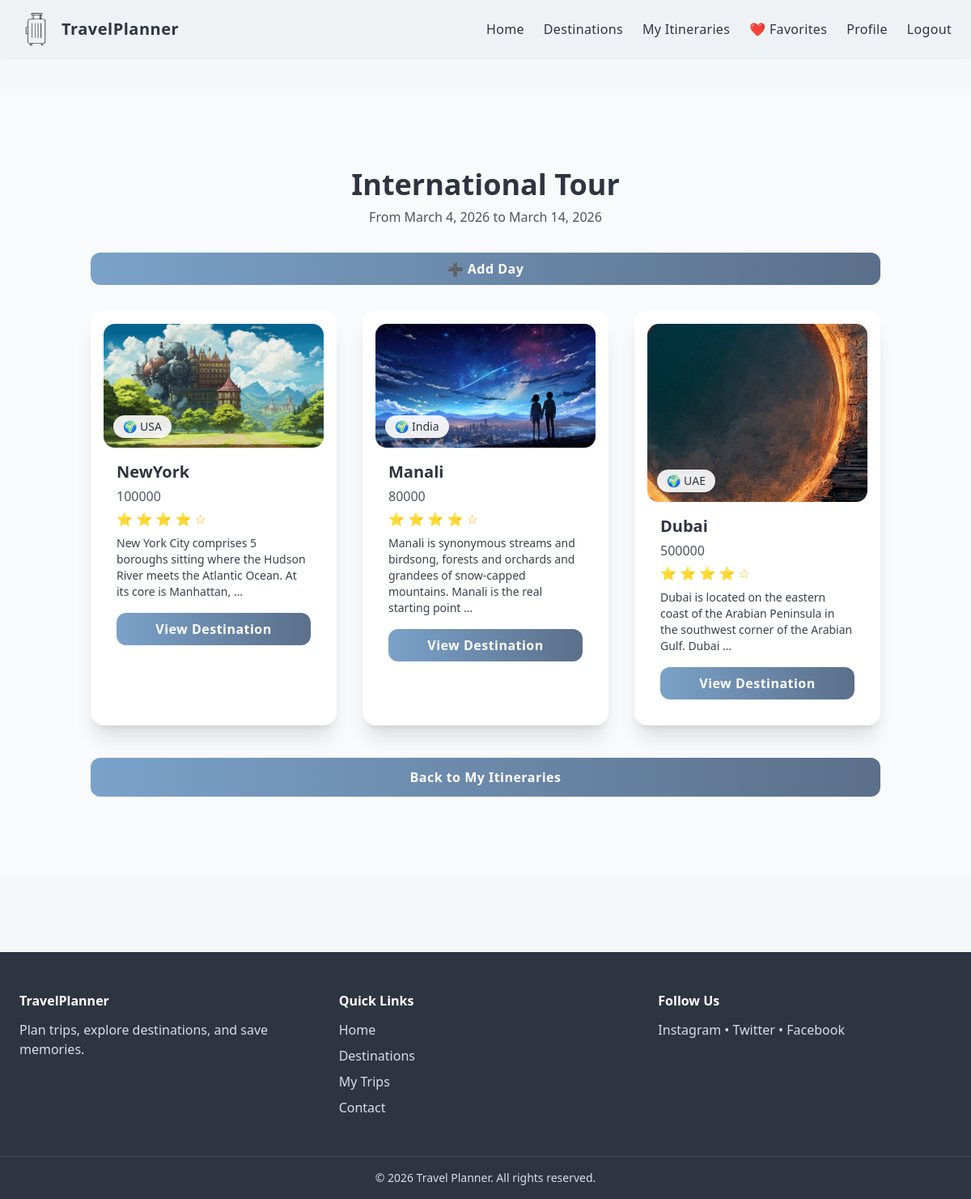
The page /itinerary/15/ (signed in) on the database its author committed.
### core/models.py (models this page shows, shortened)
class Itinerary(models.Model):
    user = models.ForeignKey(User, on_delete=models.CASCADE, related_name='itineraries')
    destinations = models.ManyToManyField('Destination', related_name='itineraries')
    name = models.CharField(max_length=100)
    start_date = models.DateField(null=True, blank=True)
    end_date = models.DateField(null=True, blank=True)
    created_at = models.DateTimeField(auto_now_add=True)

class Destination(models.Model):
    name = models.CharField(max_length=100)
    country = models.CharField(max_length=100)
    description = models.TextField()
    image = models.ImageField(upload_to='destinations/')
    price_range = models.CharField(max_length=50)
    rating = models.DecimalField(max_digits=2, decimal_places=1)
    slug = models.SlugField(unique=True, blank=True, null=True)  # new field for URL
    tag = models.CharField(max_length=50, blank=True)

### core/views.py (the view)
# urls.py: path('itinerary/<int:pk>/', views.itinerary_detail, name='itinerary_detail'),
@login_required
def itinerary_detail(request, pk):
    itinerary = get_object_or_404(Itinerary, pk=pk, user=request.user)
    return render(request, "core/itinerary_detail.html", {"itinerary": itinerary})

### core/context_processors.py (called while the page is built)
def favorite_count(request):
    if request.user.is_authenticated:
        count = Favorite.objects.filter(user=request.user).count()
        return {"favorite_count": count}
    return {"favorite_count": 0}

### core/templates/core/itinerary_detail.html (shortened to what this page needs)
{% extends 'core/base.html' %}
{% block content %}
<section class="bg-gray-50 py-16 sm:py-24">
    <div class="max-w-md sm:max-w-5xl mx-auto px-4 sm:px-6">
        <h2 class="text-2xl sm:text-3xl md:text-4xl font-extrabold text-center mb-2">{{ itinerary.name }}</h2>
        <p class="text-gray-600 text-center mb-6 sm:mb-8">
            From {{ itinerary.start_date }} to {{ itinerary.end_date }}
        </p>
        {% if user.is_authenticated %}
        <div class="mb-8 text-center">
            <button id="show-add-day-form" class="btn bg-yellow-400 hover:bg-yellow-500 text-white py-2 px-4 sm:px-6 rounded-xl text-sm sm:text-base">
                ➕ Add Day
            </button>
        </div>
        {% endif %}
        <div class="grid grid-cols-1 sm:grid-cols-2 md:grid-cols-3 gap-6 sm:gap-8">
            {% for dest in itinerary.destinations.all %}
            <div class="card rounded-2xl shadow-xl overflow-hidden transition transform hover:-translate-y-1 hover:shadow-2xl">
                <div class="relative">
                    <img src="{{ dest.image.url }}" alt="{{ dest.name }}" class="w-full h-52 sm:h-56 object-cover rounded-t-2xl">
                    <div class="absolute bottom-3 left-3 bg-white/90 px-3 py-1 rounded-full shadow text-xs sm:text-sm">
                        🌍 {{ dest.country }}
                    </div>
                </div>
                <div class="p-4 flex flex-col">
                    <h3 class="text-lg sm:text-xl font-bold mb-1">{{ dest.name }}</h3>
                    <p class="text-gray-600 mb-1 text-sm sm:text-base">{{ dest.price_range }}</p>
                    <p class="text-yellow-500 mb-2 text-sm sm:text-base">
                        {% for i in "12345" %}
                            {% if forloop.counter <= dest.rating %}
                                ⭐
                            {% else %}
                                ☆
                            {% endif %}
                        {% endfor %}
                    </p>
                    <p class="text-gray-700 text-sm mb-4">{{ dest.description|truncatewords:20 }}</p>
                    <a href="{% url 'destination_detail' dest.slug %}" class="btn bg-indigo-600 hover:bg-indigo-700 text-white py-2 rounded-xl text-center text-sm sm:text-base">
                        View Destination
                    </a>
                </div>
            </div>
            {% endfor %}
        </div>
        <div class="mt-8 sm:mt-10 text-center">
            <a href="{% url 'itinerary_list' %}" class="btn bg-gray-600 hover:bg-gray-700 text-white px-6 sm:px-8 py-2 sm:py-3 rounded-xl text-sm sm:text-base">
                Back to My Itineraries
            </a>
        </div>
    </div>
</section>
{% endblock %}

### core/static/css/styles.css (style rules this page uses)
:root { --ash-blue: #6b85a6; --rhino: #2e3440; --pearl: #f7f6fb; --lavender-cool: #e6e8f2; --primary-gradient: linear-gradient(135deg, #6b85a6, #2e3440); --accent-gradient: linear-gradient(90deg, #7aa2c9, #5b6f8a); }
body { font-family: "Tenor Sans", "Segoe UI", Arial, sans-serif; background-color: var(--pearl); color: var(--rhino); }
.btn { background: var(--accent-gradient); color: white; padding: .75rem 1rem; border-radius: 9999px; font-weight: 600; letter-spacing: 0.03em; transition: all 0.3s ease; text-align: center; display: inline-block; width: 100%; }
.card { background: white; border-radius: 18px; padding: 1rem; box-shadow: 0 12px 28px rgba(46,52,64,0.12); transition: transform 0.3s ease, box-shadow 0.3s ease; display: flex; flex-direction: column; }
.card img { border-radius: 14px; width: 100%; height: auto; max-height: 220px; object-fit: cover; }

### core/templates/core/base.html (style rules this page uses)
body { font-family: "Segoe UI", "Tenor Sans", Arial, sans-serif; }
h1, h2, h3, h4 { font-family: "Segoe UI Semibold", "Segoe UI", Arial, sans-serif; }

### rows shown on the page
Itinerary: name "International Tour", start_date "March 4, 2026", end_date "March 14, 2026"
Destination: image (picture), country "USA", name "NewYork", price_range "100000", description "New York City comprises 5 boroughs sitting where the Hudson River meets the Atlantic Ocean. At its core is Manhattan, …"
Destination: image (picture), country "India", name "Manali", price_range "80000", description "Manali is synonymous streams and birdsong, forests and orchards and grandees of snow-capped mountains. Manali is the real starting point …"
Destination: image (picture), country "UAE", name "Dubai", price_range "500000", description "Dubai is located on the eastern coast of the Arabian Peninsula in the southwest corner of the Arabian Gulf. Dubai …"
